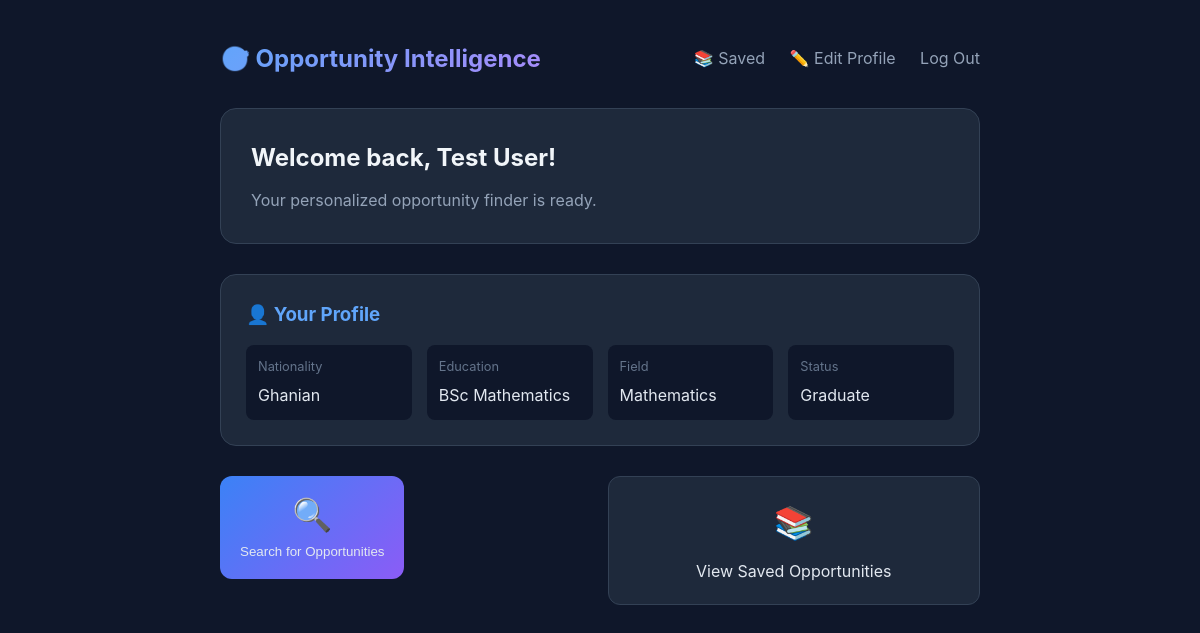
Screenshot of / (signed in) with the database file from the repository.
### tables this page shows
CREATE TABLE users (
            id INTEGER PRIMARY KEY AUTOINCREMENT,
            email TEXT UNIQUE NOT NULL,
            password_hash TEXT NOT NULL,
            name TEXT NOT NULL,
            nationality TEXT DEFAULT 'Nigerian',
            education TEXT DEFAULT 'BSc Physics',
            field TEXT DEFAULT 'AI / Machine Learning',
            status TEXT DEFAULT 'NYSC',
            created_at TIMESTAMP DEFAULT CURRENT_TIMESTAMP
        );

### web_app.py (the view)
@app.get("/", response_class=HTMLResponse)
def home(request: Request, user: dict = Depends(get_current_user)):
    if user:
        return templates.TemplateResponse(
            request=request,
            name="dashboard.html",
            context={"user": user}
        )
    return templates.TemplateResponse(
        request=request,
        name="index.html",
        context={}
    )

### templates/dashboard.html (shortened to what this page needs)
<!DOCTYPE html>
<html lang="en">
<head>
</head>
<body>
    <div class="container">
        <div class="nav">
            <h1>🎯 Opportunity Intelligence</h1>
            <div class="nav-links">
                <a href="/saved">📚 Saved</a>
                <a href="/edit-profile">✏️ Edit Profile</a>
                <a href="/logout">Log Out</a>
            </div>
        </div>
        <div class="welcome">
            <h2>Welcome back, {{ user.name }}!</h2>
            <p>Your personalized opportunity finder is ready.</p>
        </div>
        <div class="profile-card">
            <h3>👤 Your Profile</h3>
            <div class="profile-grid">
                <div class="profile-item">
                    <label>Nationality</label>
                    <span>{{ user.nationality }}</span>
                </div>
                <div class="profile-item">
                    <label>Education</label>
                    <span>{{ user.education }}</span>
                </div>
                <div class="profile-item">
                    <label>Field</label>
                    <span>{{ user.field }}</span>
                </div>
                <div class="profile-item">
                    <label>Status</label>
                    <span>{{ user.status }}</span>
                </div>
            </div>
        </div>
        <div class="actions">
            <form action="/search" method="post">
                <button type="submit" class="action-btn primary">
                    <div class="icon">🔍</div>
                    <div>Search for Opportunities</div>
                </button>
            </form>
            <a href="/saved" class="action-btn">
                <div class="icon">📚</div>
                <div>View Saved Opportunities</div>
            </a>
        </div>
    </div>
</body>
</html>

### templates/dashboard.html (style rules this page uses)
* { margin: 0; padding: 0; box-sizing: border-box; }
body { font-family: -apple-system, BlinkMacSystemFont, 'Segoe UI', Roboto, sans-serif; background: #0f172a; color: #e2e8f0; line-height: 1.6; }
.container { max-width: 800px; margin: 0 auto; padding: 40px 20px; }
.nav { display: flex; justify-content: space-between; align-items: center; margin-bottom: 30px; }
.nav h1 { font-size: 1.5rem; background: linear-gradient(135deg, #60a5fa, #a78bfa); -webkit-background-clip: text; -webkit-text-fill-color: transparent; }
.nav-links a { color: #94a3b8; text-decoration: none; margin-left: 20px; }
.welcome { background: #1e293b; border: 1px solid #334155; border-radius: 16px; padding: 30px; margin-bottom: 30px; }
.welcome h2 { color: #f1f5f9; margin-bottom: 10px; }
.welcome p { color: #94a3b8; }
.profile-card { background: #1e293b; border: 1px solid #334155; border-radius: 16px; padding: 25px; margin-bottom: 30px; }
.profile-card h3 { color: #60a5fa; margin-bottom: 15px; }
.profile-grid { display: grid; grid-template-columns: repeat(auto-fit, minmax(150px, 1fr)); gap: 15px; }
.profile-item { background: #0f172a; padding: 12px; border-radius: 8px; }
.profile-item label { display: block; color: #64748b; font-size: 0.8rem; margin-bottom: 5px; }
.profile-item span { color: #e2e8f0; }
.actions { display: grid; grid-template-columns: repeat(auto-fit, minmax(200px, 1fr)); gap: 15px; }
.action-btn { display: block; padding: 20px; background: #1e293b; border: 1px solid #334155; border-radius: 12px; color: #e2e8f0; text-decoration: none; text-align: center; transition: all 0.2s; }
.action-btn .icon { font-size: 2rem; margin-bottom: 10px; }
.action-btn.primary { background: linear-gradient(135deg, #3b82f6, #8b5cf6); border: none; }

### rows the page displays
users: name "Test User", nationality "Ghanian", education "BSc Mathematics", field "Mathematics", status "Graduate"
